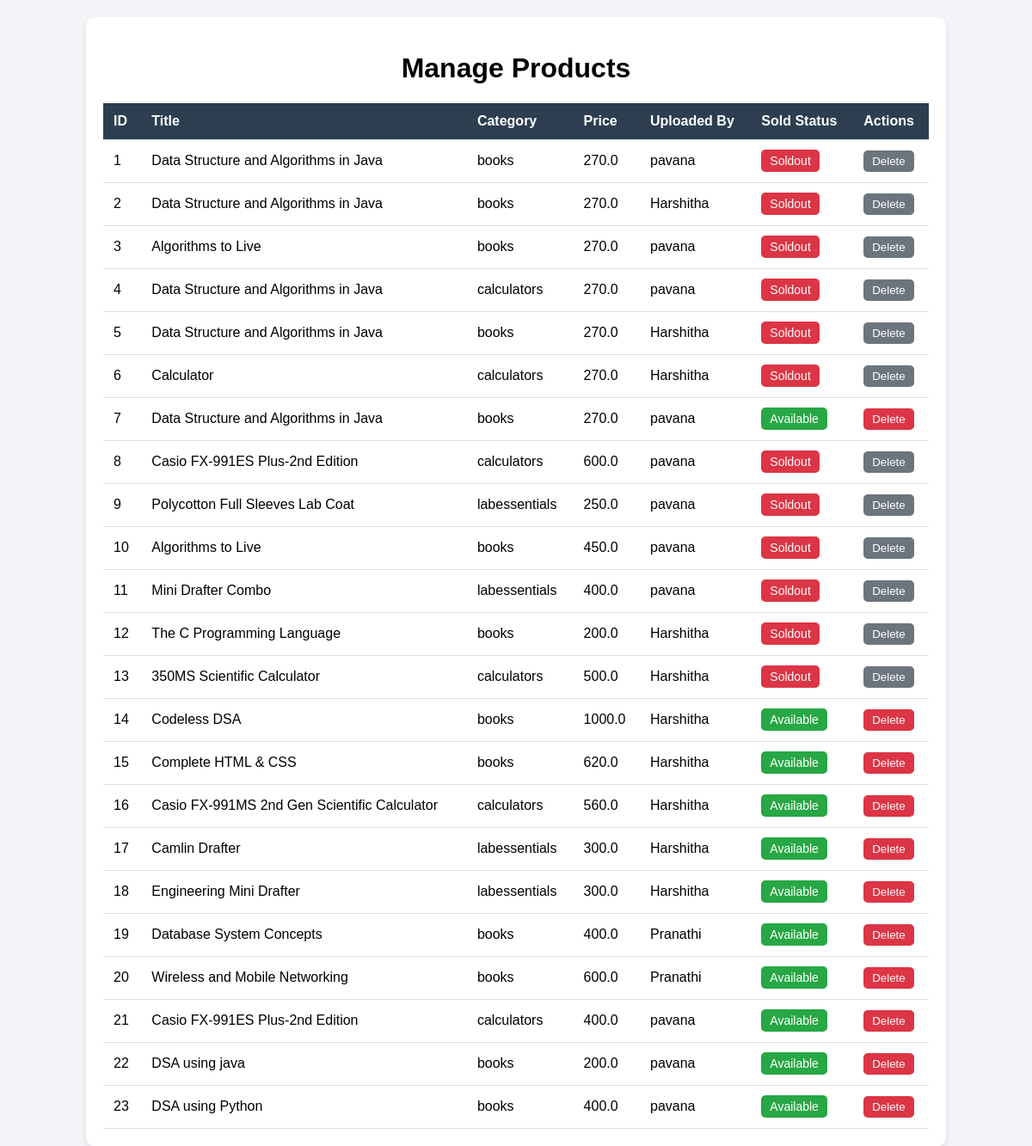
Page /manage_products (signed in) on the earlier database version.
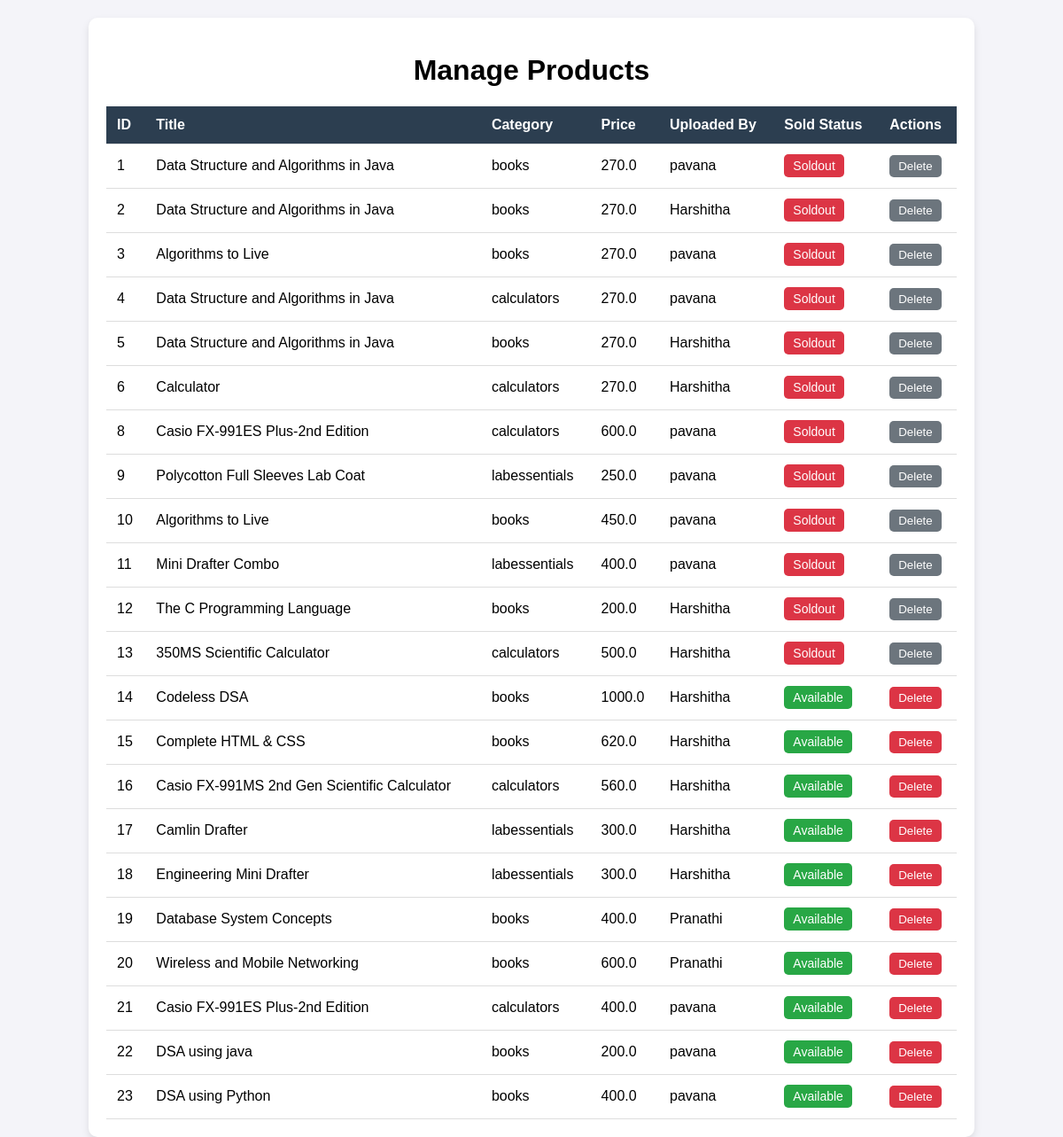
Same page on the later database version.
### app.py (models this page shows)
class Listing(db.Model):
    id = db.Column(db.Integer, primary_key=True)
    title = db.Column(db.String(255), nullable=False)
    category = db.Column(db.String(100), nullable=False)
    author = db.Column(db.String(255))
    purchased_date = db.Column(db.String(50))
    price = db.Column(db.Float, nullable=False)
    ad_description = db.Column(db.Text)
    name = db.Column(db.String(255), nullable=False)
    mobile = db.Column(db.String(10), nullable=False)
    city = db.Column(db.String(100), nullable=False)
    images = db.Column(db.String(500))
    user_id = db.Column(db.Integer, db.ForeignKey('user.id'), nullable=False)
    sold = db.Column(db.Boolean, default=False, nullable=False)
    pending = db.Column(db.Boolean, default=False)
    buyer_id = db.Column(db.Integer, db.ForeignKey('user.id'), nullable=True)
    user = db.relationship('User', foreign_keys=[user_id], backref=db.backref('listings', lazy=True))
    buyer = db.relationship('User', foreign_keys=[buyer_id], backref='purchased_items')

class User(db.Model):
    __tablename__ = 'user'
    id = db.Column(db.Integer, primary_key=True)
    username = db.Column(db.String(20), unique=True, nullable=False)
    email = db.Column(db.String(100), unique=True, nullable=False)
    password = db.Column(db.String(60), nullable=False)

### app.py (the view)
@app.route('/manage_products')
def manage_products():
    if "admin_id" not in session:
        flash("Unauthorized access!", "danger")
        return redirect(url_for('login'))
    products = db.session.query(Listing, User.username).join(User, Listing.user_id == User.id).all()
    return render_template('manageproducts.html', products=products)

### templates/manageproducts.html (shortened to what this page needs)
<!DOCTYPE html>
<html lang="en">
<head>
    <link rel="stylesheet" href="{{ url_for('static', filename='styles.css') }}">
</head>
<body>
    <div class="container">
        <h1 class="my-4">Manage Products</h1>
        <table class="table table-bordered">
            <thead>
                <tr>
                    <th>ID</th>
                    <th>Title</th>
                    <th>Category</th>
                    <th>Price</th>
                    <th>Uploaded By</th>
                    <th>Sold Status</th>
                    <th>Actions</th>
                </tr>
            </thead>
            <tbody>
                {% for product, username in products %}
                <tr>
                    <td>{{ product.id }}</td>
                    <td>{{ product.title }}</td>
                    <td>{{ product.category }}</td>
                    <td>{{ product.price }}</td>
                    <td>{{ username }}</td>
                    <td>
                        {% if product.sold %}
                            <span class="badge badge-danger">Soldout</span>
                        {% else %}
                            <span class="badge badge-success">Available</span>
                        {% endif %}
                    </td>
                    <td>
                        {% if not product.sold %}
                        <form action="{{ url_for('delete_product', product_id=product.id) }}" method="POST" onsubmit="return confirm('Are you sure you want to delete this product?');">
                            <button type="submit" class="btn btn-danger btn-sm">Delete</button>
                        </form>
                        {% else %}
                        <button type="button" class="btn btn-danger btn-sm" disabled>Delete</button>
                        {% endif %}
                    </td>
                </tr>
                {% endfor %}
            </tbody>
        </table>
    </div>
</body>
</html>

Differences in the rows shown:
removed Listing: id "7", title "Data Structure and Algorithms in Java", category "books", price "270.0", username "pavana", sold "Available"
